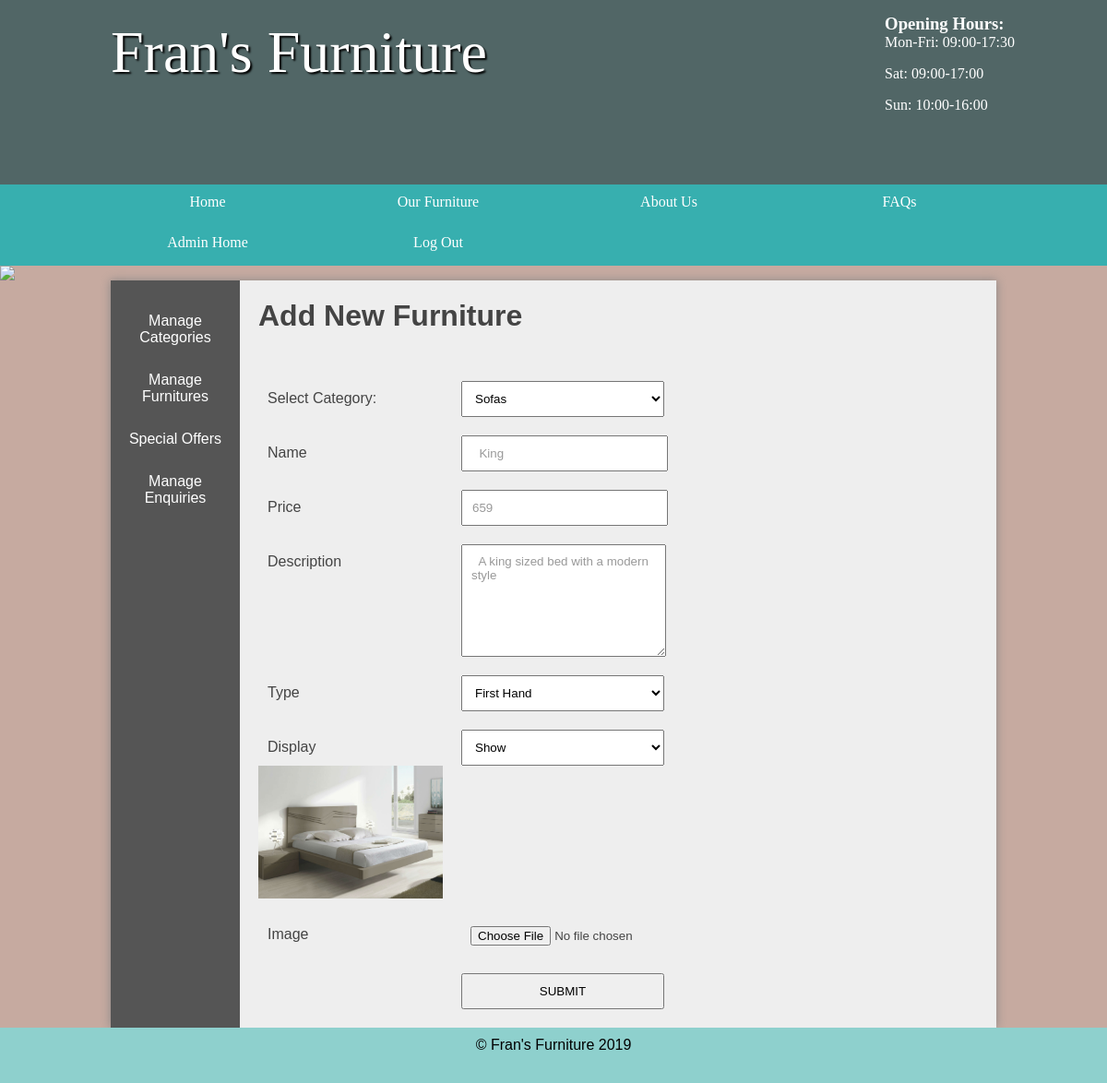
Screenshot of /admin/addeditFurnitures&fid=10 (signed in) with the database file from the repository.
### tables this page shows
CREATE TABLE `furniture` (
  `id` int(11) NOT NULL,
  `name` varchar(255) DEFAULT NULL,
  `description` varchar(255) DEFAULT NULL,
  `price` int(11) DEFAULT NULL,
  `cat_id` int(11) DEFAULT NULL,
  `display` tinyint(1) NOT NULL DEFAULT '1',
  `type` varchar(255) NOT NULL DEFAULT 'first hand'
);

### functions/loadTemplate.php (called while the page is built, shortened)
<?php
function loadTemplate($filename, $tempVars){
	extract($tempVars);
	require $filename;
	$content = ob_get_clean();
	return $content;
}

### pagecontroller/admin/addeditFurnitures.php (called while the page is built, shortened)
<?php
$cats=$furniture_cat->findAll();
	$cat_details=$cats->fetchAll();
if(isset($_GET['fid'])){
	$allFurnitures=$furniture_table->find('id',$_GET['fid']);
	$furniture_detail=$allFurnitures->fetch();
	$cri=[
		'furniture_detail'=>$furniture_detail,
		'cat_details'=>$cat_details
		];
}
else{
	$cri=['cat_details'=>$cat_details];
}
$content=loadTemplate("../../view/admin/addeditFurnitures_view.php", $cri);
?>

### includes/admin_init.php (called while the page is built, shortened)
<?php
	require '../../db/connect.php';
	require '../../classes/DatabaseTable.php';
	require '../../functions/loadTemplate.php';
	$furniture_table = new DatabaseTable('furniture');
	$furniture_cat = new DatabaseTable('category');
?>

### classes/DatabaseTable.php (called while the page is built, shortened)
<?php
class DatabaseTable{
	public $table;
	public function __construct($table){
		$this->table = $table;
	}
	function find($field, $value) {
	    global $pdo;
	    $stmt = $pdo->prepare("SELECT * FROM $this->table WHERE $field = :value");
	    $criteria = [
	            'value' => $value
	    ];
	    $stmt->execute($criteria);
	    return $stmt;
	}
	function findAll() {
	    global $pdo;
	    $stmt = $pdo->prepare("SELECT * FROM $this->table");
	    $stmt->execute();
	    return $stmt;
	}
}

### view/admin/addeditFurnitures_view.php (the view, shortened to what this page needs)
<section class="right">
	<h2>Add New Furniture</h2>
	<form action="" method="POST" enctype="multipart/form-data">
		<label>Select Category: </label>
		<select name="cat_id" >
		<?php
			foreach($cat_details as $row)
		echo '<option value="'.$row['id'].'">'.$row['name'].'</option>';
		 ?>
		</select>
		<label>Name</label>
		<input type="text" name="name" value=" <?php if(isset($_GET['fid']))echo $furniture_detail['name']; ?>">
		<label>Price</label>
		<input type="text" name="price" value="<?php if(isset($_GET['fid']))echo $furniture_detail['price']; ?>">
		<label>Description</label>
		<textarea name="description"> <?php if(isset($_GET['fid']))echo $furniture_detail['description']; ?></textarea>
		<label>Type</label>
		<select name="type"> value=" <?php if(isset($_GET['fid']))echo $furniture_detail['type']; ?>">
			<option value="first hand">First Hand</option>
		</select>
		<label>Display</label>
		<select name="display" value=" <?php if(isset($_GET['fid']))echo $furniture_detail['display']; ?>">
			<option value="1">Show</option>
		</select>
<?php
		if (isset($_GET['fid'])) {
			if (file_exists('../../images/furniture/' . $furniture_detail['id'] . '.jpg')) {
						echo '<img style="width: 200px; clear: both" src="../../images/furniture/' . $furniture_detail['id'] . '.jpg" />';
					}}
				?>
		<label>Image</label>
				<input type="file" name="img" /> <br> <br>
		<input type="submit" name="addFurniture" value="SUBMIT">
	</form>
</section>

### css/style.css (style rules this page uses)
* { margin: 0; padding: 0; }
html { font-family: 'Oxygen Regular', verdana, sans-serif; }
body { background-color: #C6AAA0; }
main h2 { font-size:2em; }
p, li, h2 { margin-bottom: 1em; }
form select, form label, form input, form textarea { float: left; width: 200px; padding: 10px; margin-top: 20px; }
form label { clear: left; }
textarea { height: 100px; }
form input[type="text"], form input[type="password"], textarea { color: #999; font-family: verdana, sans-serif }
input[type="submit"] { clear: both; margin-left: 220px; width: 220px; }
form select { width: 220px; }
.stock .products, .admin .right { display: table-cell; padding: 20px; }
.right { padding: 20px; }
main img { display: block; }

### rows the page displays
furniture: name "King", price "659", description "A king sized bed with a modern style", display "Show"

### other values shown
Date('Y') "2019"
form field cat_id "Sofas"
